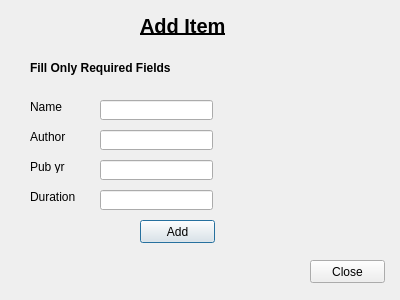
<?xml version="1.0" encoding="UTF-8"?>
<ui version="4.0">
 <class>add_i</class>
 <widget class="QDialog" name="add_i">
  <property name="geometry">
   <rect>
    <x>0</x>
    <y>0</y>
    <width>400</width>
    <height>300</height>
   </rect>
  </property>
  <property name="windowTitle">
   <string>Dialog</string>
  </property>
  <widget class="QLabel" name="label">
   <property name="geometry">
    <rect>
     <x>140</x>
     <y>10</y>
     <width>151</width>
     <height>31</height>
    </rect>
   </property>
   <property name="font">
    <font>
     <pointsize>15</pointsize>
     <weight>75</weight>
     <bold>true</bold>
     <underline>true</underline>
    </font>
   </property>
   <property name="text">
    <string>Add Item</string>
   </property>
  </widget>
  <widget class="QLabel" name="label_2">
   <property name="geometry">
    <rect>
     <x>30</x>
     <y>60</y>
     <width>141</width>
     <height>16</height>
    </rect>
   </property>
   <property name="font">
    <font>
     <weight>75</weight>
     <bold>true</bold>
    </font>
   </property>
   <property name="text">
    <string>Fill Only Required Fields</string>
   </property>
  </widget>
  <widget class="QLabel" name="label_3">
   <property name="geometry">
    <rect>
     <x>30</x>
     <y>100</y>
     <width>46</width>
     <height>13</height>
    </rect>
   </property>
   <property name="text">
    <string>Name</string>
   </property>
  </widget>
  <widget class="QLabel" name="label_4">
   <property name="geometry">
    <rect>
     <x>30</x>
     <y>130</y>
     <width>46</width>
     <height>13</height>
    </rect>
   </property>
   <property name="text">
    <string>Author</string>
   </property>
  </widget>
  <widget class="QLabel" name="label_5">
   <property name="geometry">
    <rect>
     <x>30</x>
     <y>160</y>
     <width>46</width>
     <height>13</height>
    </rect>
   </property>
   <property name="text">
    <string>Pub yr</string>
   </property>
  </widget>
  <widget class="QLabel" name="label_6">
   <property name="geometry">
    <rect>
     <x>30</x>
     <y>190</y>
     <width>46</width>
     <height>13</height>
    </rect>
   </property>
   <property name="text">
    <string>Duration</string>
   </property>
  </widget>
  <widget class="QLineEdit" name="lineEdit">
   <property name="geometry">
    <rect>
     <x>100</x>
     <y>100</y>
     <width>113</width>
     <height>20</height>
    </rect>
   </property>
  </widget>
  <widget class="QLineEdit" name="lineEdit_2">
   <property name="geometry">
    <rect>
     <x>100</x>
     <y>130</y>
     <width>113</width>
     <height>20</height>
    </rect>
   </property>
  </widget>
  <widget class="QLineEdit" name="lineEdit_3">
   <property name="geometry">
    <rect>
     <x>100</x>
     <y>160</y>
     <width>113</width>
     <height>20</height>
    </rect>
   </property>
  </widget>
  <widget class="QLineEdit" name="lineEdit_4">
   <property name="geometry">
    <rect>
     <x>100</x>
     <y>190</y>
     <width>113</width>
     <height>20</height>
    </rect>
   </property>
  </widget>
  <widget class="QPushButton" name="pushButton">
   <property name="geometry">
    <rect>
     <x>140</x>
     <y>220</y>
     <width>75</width>
     <height>23</height>
    </rect>
   </property>
   <property name="text">
    <string>Add</string>
   </property>
  </widget>
  <widget class="QPushButton" name="pushButton_2">
   <property name="geometry">
    <rect>
     <x>310</x>
     <y>260</y>
     <width>75</width>
     <height>23</height>
    </rect>
   </property>
   <property name="text">
    <string>Close</string>
   </property>
  </widget>
 </widget>
 <resources/>
 <connections/>
</ui>
